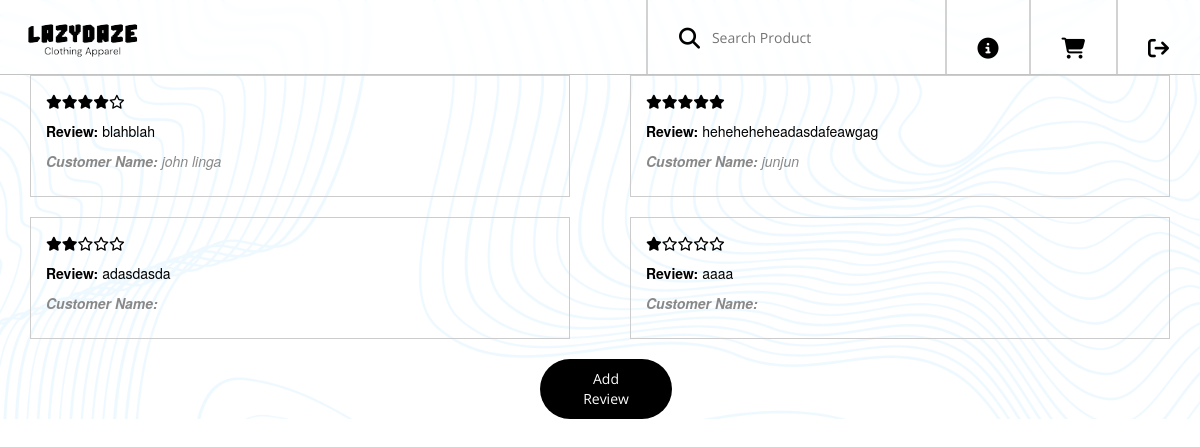
Screenshot of /reviews.php with the database file from the repository.
### tables this page shows
CREATE TABLE `managereview` (
  `ReviewID` int(20) NOT NULL,
  `Customer_Email` varchar(200) NOT NULL,
  `Customer_Name` varchar(200) NOT NULL,
  `Review_Message` varchar(200) NOT NULL,
  `Rating` varchar(200) NOT NULL
);

### reviews.php (the view, shortened to what this page needs)
<?php
include('connect.php');
$query = "SELECT * FROM managereview";
$result = mysqli_query($conn, $query);
?>
<!DOCTYPE html>
<html lang="en">
<head>
    <link rel="stylesheet" href="https://maxcdn.bootstrapcdn.com/bootstrap/3.4.1/css/bootstrap.min.css">
    <link href="./reviews.css" rel="stylesheet" type="text/css"/>
    <link rel="stylesheet" href="https://cdnjs.cloudflare.com/ajax/libs/font-awesome/6.5.1/css/all.min.css" />
    <link rel="stylesheet" href="https://cdn.jsdelivr.net/npm/starability-all/css/starability-all.min.css">
</head>
<body>
<div class="bg">
<header class="topnav">
        <a href="homepage.php">
          <img align="left" class="ld-icon" src="LDAssets/lz logo.png" alt="LazyDaze">
        </a>
        <div class="topnav-right">
            <div class="nav-icon">
                <a href="./homepage.php">
                </a>
            </div>
            <div class="nav-line"></div>
            <div class="nav-icon">
                <a href="">
                </a>
            </div>
            <div class="nav-line"></div>
            <div class="nav-icon">
                <a href="inquiries.php">
                </a>
            </div>
            <div class="nav-line"></div>
            <div class="nav-search">
            <form method="get">
                <button class="search-btn" type="submit"><i class="fa-solid fa-magnifying-glass fa-xl"></i></button>
                <input type="text" class="search-input" name="search" value="" placeholder="Search Product">
            </form>
            </div>
            <div class="nav-line"></div>
        </div>
  </header>
  <div class="reviews-container">
    <?php
    if (mysqli_num_rows($result) > 0) {
        while ($row = mysqli_fetch_assoc($result)) {
            echo "<div class='review'>";
            echo "<div class='rating'>";
            $rating = intval($row['Rating']);
            for ($i = 1; $i <= 5; $i++) {
                if ($i <= $rating) {
                    echo "<i class='fas fa-star'></i>";
                } else {
                    echo "<i class='far fa-star'></i>";
                }
            }
            echo "</div>";
            echo "<div class='review-text'>";
            echo "<p><strong>Review:</strong> " . $row['Review_Message'] . "</p>";
            echo "</div>";
            echo "<div class='customer-info'>";
            echo "<p><strong>Customer Name:</strong> " . $row['Customer_Name'] . "</p>";
            echo "</div>";
            echo "</div>";
        }
    } else {
        echo "No reviews found.";
    }
    ?>
  </div>
  <div class="review-button">
    <button class="add-review" data-toggle="modal" data-target="#addReviewModal">Add Review</button>
  </div>
</div>
</body>
</html>

### reviews.css (style rules this page uses)
body { animation: appear 0.5s; background-color: white; color: black; }
a { text-decoration: none; color: white; }
.bg { background-image: linear-gradient(rgba(255, 255, 255, 0.910),rgba(255, 255, 255, 0.910)), url("./LDAssets/typo\ bg.png"); background-color: white; height: 100%; background-size: 100%; position: relative; }
.topnav { overflow: hidden; background-color: rgba(255, 255, 255, 0.5); backdrop-filter: blur(3px); position: sticky; top: 0px; z-index: 1; border-bottom: 1px solid rgba(136, 136, 136, 0.5); }
.topnav a { float: left; margin-left: 5px; color: black; text-align: center; padding: 14px 16px; text-decoration: none; transition-duration: 0.3s; }
.ld-icon { width: 70%; margin: 0px; }
.nav-icon { float: right; margin-top: 23px; margin-right: 15px; padding-left: 9px; text-decoration: none; height: 50px; }
.nav-search { float: right; margin-top: 23px; margin-right: 35.5px; padding-left: 25px; text-decoration: none; height: 50px; }
.nav-line { float: right; margin-top: -2px; height: 76px; border-left: 2.5px solid rgba(166, 166, 166, 0.5); }
.search-btn { background-color: rgba(255, 255, 255, 0); border: none; cursor: pointer; }
.search-input { font-family: 'Open Sans', sans-serif; border-top: 0; border-right: 0; border-left: 0; border-bottom: 1px solid rgba(255, 255, 255, 0); outline: none; margin-top: 4px; width: 200px; }
.add-review { width: 11%; height: 5.5%; padding: 10px 30px; margin-top: auto; margin-left: 45%; cursor: pointer; background: black; border: 0; color: white; outline: none; border-radius: 30px; transition-duration: .4s; font-family: 'Open Sans', sans-serif; }
.reviews-container { display: flex; flex-wrap: wrap; justify-content: space-around; }
.review { width: 45%; margin-bottom: 20px; padding: 15px; border: 1px solid #ccc; box-sizing: border-box; }
.rating { margin-bottom: 10px; }
.review-text { margin-bottom: 10px; }
.customer-info { font-style: italic; color: #888; }

### rows the page displays
managereview: Rating "4" (drawn), Review_Message "blahblah", Customer_Name "john linga"
managereview: Rating "5" (drawn), Review_Message "heheheheheadasdafeawgag", Customer_Name "junjun"
managereview: Rating "2" (drawn), Review_Message "adasdasda"
managereview: Rating "1" (drawn), Review_Message "aaaa"
